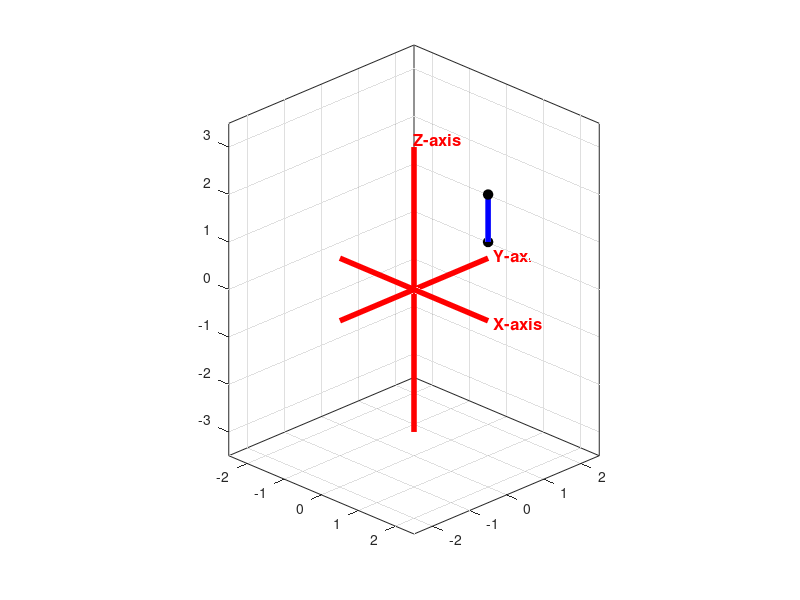

Write the MATLAB code that produced this figure. (Note: this script raises an error after producing the figure.)
clc; clear; close all

% 1. Rotation matrix about z-axis
Rz = @(theta) [cos(theta) -sin(theta) 0; sin(theta) cos(theta) 0; 0 0 1];

% 2. Vertical line from (1,1,1) to (1,1,2)
L1 = [1 1; 1 1; 1 2];

theta = 0:0.03:10*pi;

figure('Color','w')
hold on

% Initial position of rotating vertical line
L2 = Rz(theta(1)) * L1; 

% Plot rotating vertical line and end points
hLine = plot3(L2(1,:), L2(2,:), L2(3,:), 'b', 'LineWidth', 4);
hPts = plot3(L2(1,:), L2(2,:), L2(3,:), 'ko', 'MarkerFaceColor','k', 'MarkerSize', 7);

% -------------------------------------------------
% Bold red coordinate axes
% -------------------------------------------------
plot3([-2 2], [0 0], [0 0], 'r', 'LineWidth', 4) % X-axis
plot3([0 0], [-2 2], [0 0], 'r', 'LineWidth', 4) % Y-axis
plot3([0 0], [0 0], [-3 3], 'r', 'LineWidth', 4) % Z-axis

% Axis labels
text(2.15, 0, 0, 'X-axis', 'Color', 'r', 'FontSize', 12, 'FontWeight', 'bold')
text(0, 2.15, 0, 'Y-axis', 'Color', 'r', 'FontSize', 12, 'FontWeight', 'bold')
text(0, 0, 3.15, 'Z-axis', 'Color', 'r', 'FontSize', 12, 'FontWeight', 'bold')

% Graph settings
axis equal; axis([-2.5 2.5 -2.5 2.5 -3.5 3.5]);
grid on; box on; view(45, 25); camproj perspective;
xlabel('X-axis'); ylabel('Y-axis'); zlabel('Z-axis');
title('3D Rotation of Vertical Line About Z-axis')

% 3. Animation loop
for i = 1:length(theta)
    % Rotate vertical line about z-axis
    L2 = Rz(theta(i)) * L1;

    % Update graphics objects (Keep these on single lines)
    set(hLine, 'XData', L2(1,:), 'YData', L2(2,:), 'ZData', L2(3,:));
    set(hPts, 'XData', L2(1,:), 'YData', L2(2,:), 'ZData', L2(3,:));
    
    drawnow
    pause(0.02)
end
